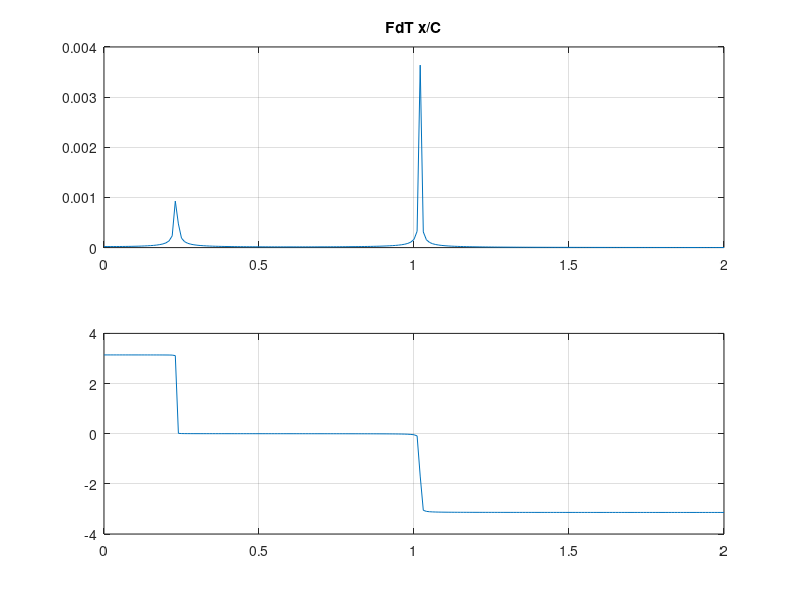
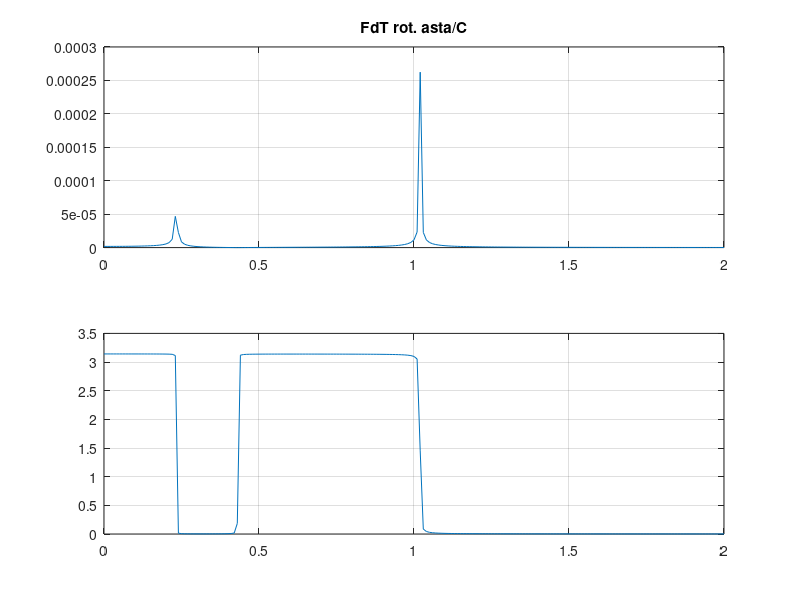
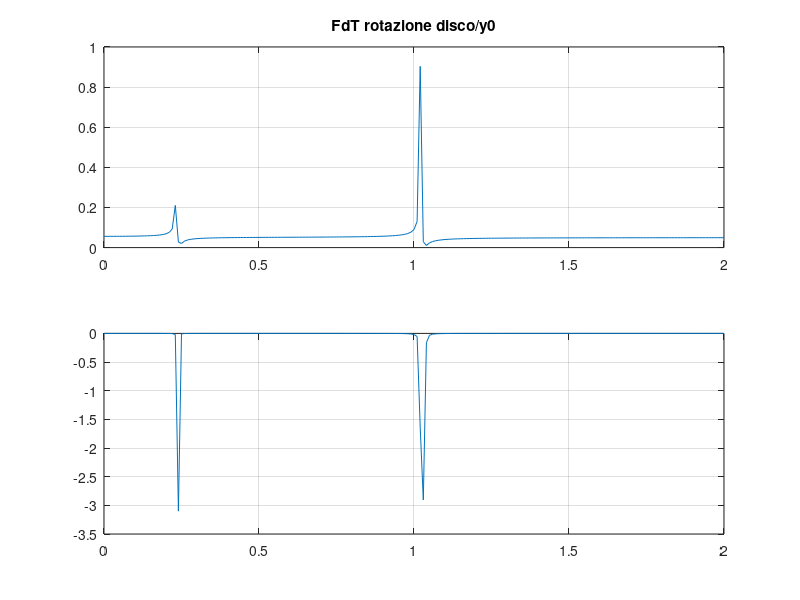
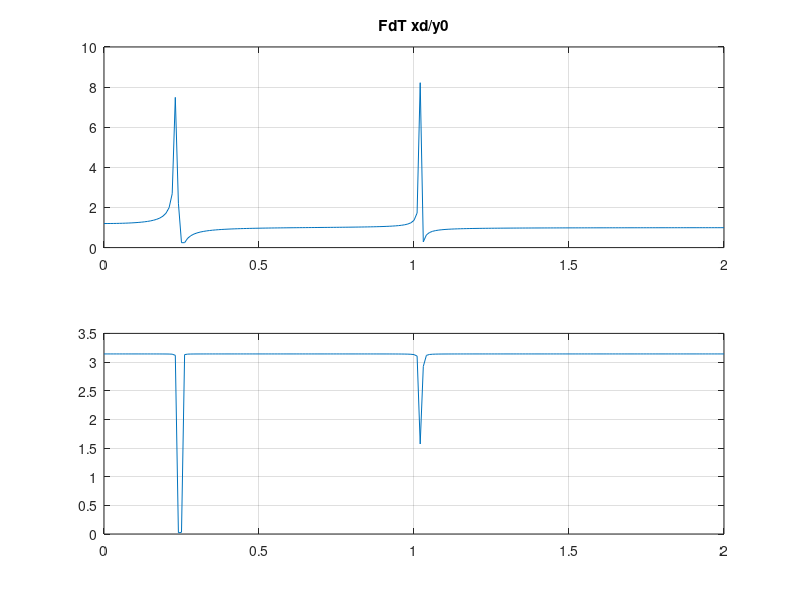

Here is the MATLAB script that generated these plots, in order: (Note: this script raises an error after producing the figures.)
clear all
%close all

m1=350;			% [kg]	
m2=500;			% [kg]	
J1=2.5;			% [kg m^2]	
J2=2.5;			% [kg m^2]	
k1=1e3; 	    % [N/m]
k2=2e3; 	    % [N/m]
k3=1e3; 	    % [N/m]
H=10;   		    % [Ns/m]
r1=0.5;   		% [Ns/m]
r2=0.5;   		% [Ns/m]
r3=0.5;   		% [Ns/m]
g=9.81;
t1=6.0;
T=10;
y1=0.1;
y2=-0.0667;

disp('matrice di massa in coordinate fisiche')
mtx_mf  =  diag([m1 J1 m2 J2])
disp(' ')

disp('matrice di rigidezza in coordinate fisiche')
mtx_kf  =  diag([k1 k2 k3])
disp(' ')

disp('matrice di rigidezza gravitazioneale in coordinate indipendenti')
mtx_kg  =  zeros(3);
mtx_kg(2,2)=-2*H*m1*g;
disp(' ')

disp('matrice di smorzamento in coordinate fisiche')
mtx_rf  =  diag([r1 r2 r3])
disp(' ')

disp('jacobiano matrice di massa')
mtx_Jm  =  [0 2*H 1;0 1 0;1 0 0;1/H -3 -1/H]
disp(' ')

disp('jacobiano matrice di rigidezza')
mtx_Jel  =  [0 2*H 1;2 -4*H -2;-1 0 0]
disp(' ')

disp('jacobiano matrice di smorzamento')
mtx_Jr  =  mtx_Jel
disp(' ')

disp('matrice di massa in coordinate indipendenti')
mtx_m  =  mtx_Jm'*mtx_mf*mtx_Jm
disp(' ')

disp('matrice di rigidezza in coordinate indipendenti')
mtx_k  =  mtx_Jel'*mtx_kf*mtx_Jel+mtx_kg
disp(' ')

disp('matrice di smoramento in coordinate indipendenti')
mtx_r  =  mtx_Jr'*mtx_rf*mtx_Jr
disp(' ')

MLL=mtx_m(1:2,1:2);
RLL=mtx_r(1:2,1:2);
KLL=mtx_k(1:2,1:2);

MLV=mtx_m(1:2,3);
RLV=mtx_r(1:2,3);
KLV=mtx_k(1:2,3);

MVL=mtx_m(3,1:2);
RVL=mtx_r(3,1:2);
KVL=mtx_k(3,1:2);

MVV=mtx_m(3,3);
RVV=mtx_r(3,3);
KVV=mtx_k(3,3);

%calcolo delle frequenze proprie e dei modi di vibrare
[modi,d]=eig(inv(MLL)*KLL);
fre=sqrt(diag(d))/2/pi;

%crea una matrice temporanea per ordinare frequenze e modi
% i modi sono ordinati per righe
tmp=[fre modi'];                

% ordina le frequenze e i modi in ordine crescente 
tmp_out=sortrows(tmp,1);
fre=tmp_out(:,1);                 % frequenze ordinate
ngdl=length(fre);
modi=tmp_out(:,2:ngdl+1)';       % modi ordinati per colonne

% stampa delle frequenze e modi

for i=1:ngdl
    val_max=max(abs(modi(:,i)));
    modi(:,i)=modi(:,i)/val_max;
    disp(['modo # ' num2str(i) ': ' num2str(fre(i)) ' [Hz]        ' num2str(modi(:,i)') ])
end

% risposta in frequenza: coppia unitaria

ff=0:0.01:2;            %definizione vettore delle frequenze
ome=2*pi*ff;
vett_F=[1/H;-3];             %definizione vettore forzanti
for i=1:length(ff)
    A=-ome(i)^2*MLL+j*ome(i)*RLL+KLL;
    x=inv(A)*vett_F;
    mod1(i)=abs(x(1)); 
    fas1(i)=angle(x(1));
    mod2(i)=abs(x(2));         
    fas2(i)=angle(x(2));
end

figure
subplot(211)
plot(ff,mod1)
title('FdT x/C')
grid
subplot(212)
plot(ff,fas1)
grid

figure
subplot(211)
plot(ff,mod2)
title('FdT rot. asta/C')
grid
subplot(212)
plot(ff,fas2)
grid

% risposta in frequenza: spostamento impresso

y0=1;
for i=1:length(ff)
    A=-ome(i)^2*MLL+j*ome(i)*RLL+KLL;
    x=-inv(A)*(-ome(i)^2*MLV+j*ome(i)*RLV+KLV);
    phi=-3*x(2)-y0/H+x(1)/H;
    xd=4*H*x(2)+y0;
    Rx=(-ome(i)^2*MVL+j*ome(i)*RVL+KVL)*x+(-ome(i)^2*MVV+j*ome(i)*RVV+KVV);
    mod1(i)=abs(phi);              
    fas1(i)=angle(phi);            
    mod2(i)=abs(xd);            
    fas2(i)=angle(xd);
    mod3(i)=abs(Rx);            
    fas3(i)=angle(Rx);          
end

figure
subplot(211)
plot(ff,mod1)
title('FdT rotazione disco/y0')
grid
subplot(212)
plot(ff,fas1)
grid

figure
subplot(211)
plot(ff,mod2)
title('FdT xd/y0')
grid
subplot(212)
plot(ff,fas2)
grid

figure
subplot(211)
plot(ff,mod3)
title('FdT Rx/y0')
grid
subplot(212)
plot(ff,fas3)
grid

%spostamento periodico

dt=0.01;
vt1=0:dt:t1;
vt2=t1+dt:dt:T-dt;
vy1=ones(1,length(vt1))*y2;
vy2=ones(1,length(vt2))*y1;
vett_t=[vt1 vt2];
vett_y=[vy1 vy2];
figure;plot(vett_t,vett_y);grid;axis([0 T -0.15 0.15])

df=1/T;
N=length(vett_t);
vett_f=0:df:df*(N/2-1);
g=fft(vett_y);
mody(1)=abs(g(1))/N;
mody(2:N/2)=abs(g(2:N/2))*2/N;
fasy(1:N/2)=angle(g(1:N/2));
figure
subplot 211;bar(vett_f,mody);grid
subplot 212;bar(vett_f,fasy);grid

tempo=0:dt:2*T;
np=length(tempo);
yimp=zeros(1,np);
xper=zeros(1,np);
for k=1:N/2
    ome=2*pi*vett_f(k);
    A=-ome^2*MLL+j*ome*RLL+KLL;
    x=-inv(A)*(-ome^2*MLV+j*ome*RLV+KLV)*mody(k)*exp(j*fasy(k));
    yimp=yimp+mody(k)*cos(ome*tempo+fasy(k)); 
    xper=xper+abs(x(1))*cos(ome*tempo+angle(x(1))); 
    modxper(k)=abs(x(1));
    fasxper(k)=angle(x(1));
end

figure;plot(tempo,yimp);grid
figure;plot(tempo,xper);grid
figure;bar(vett_f,modxper);grid;ax=axis;axis([0 5 0 ax(4)]);
